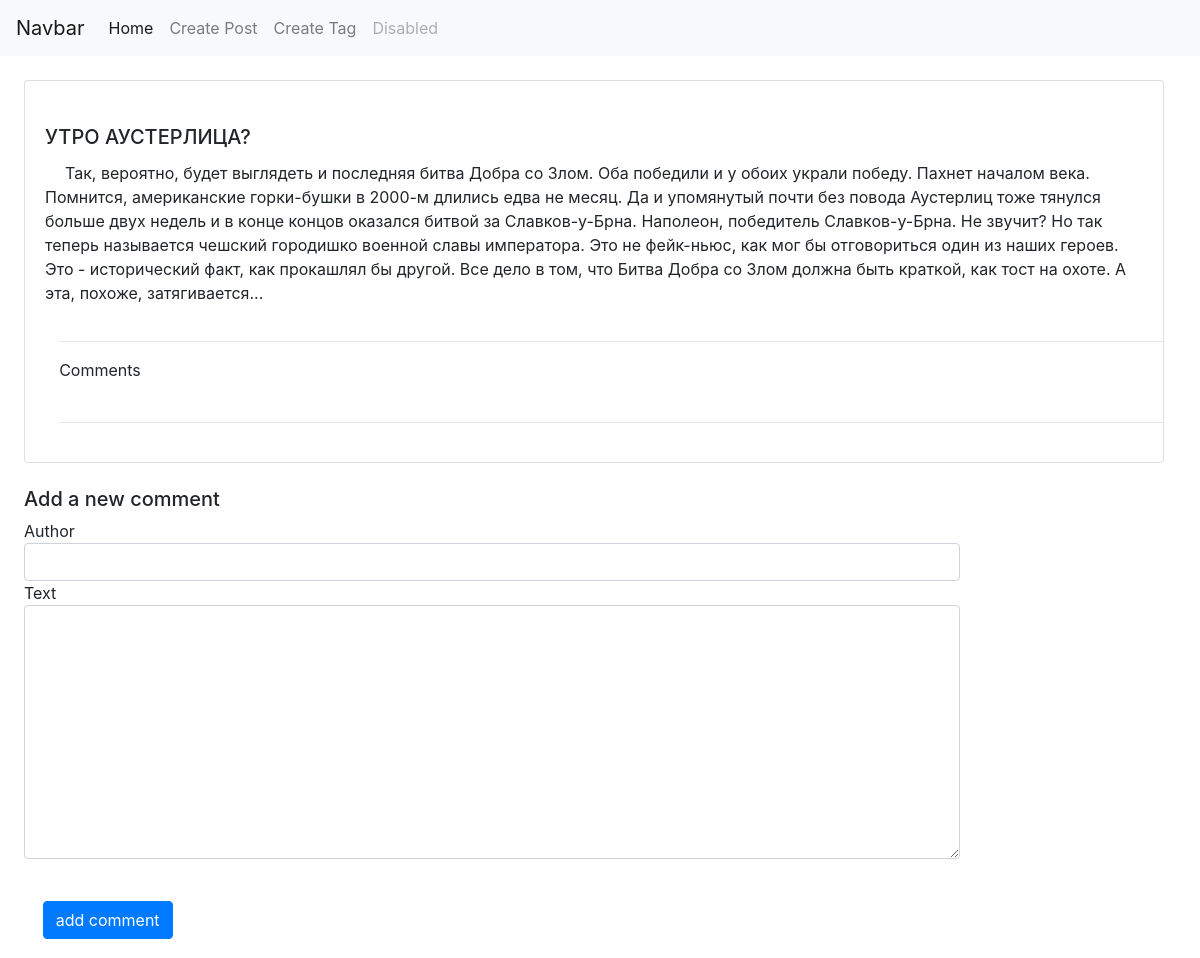
Before: /post_details/two_winners/ with the older database file.
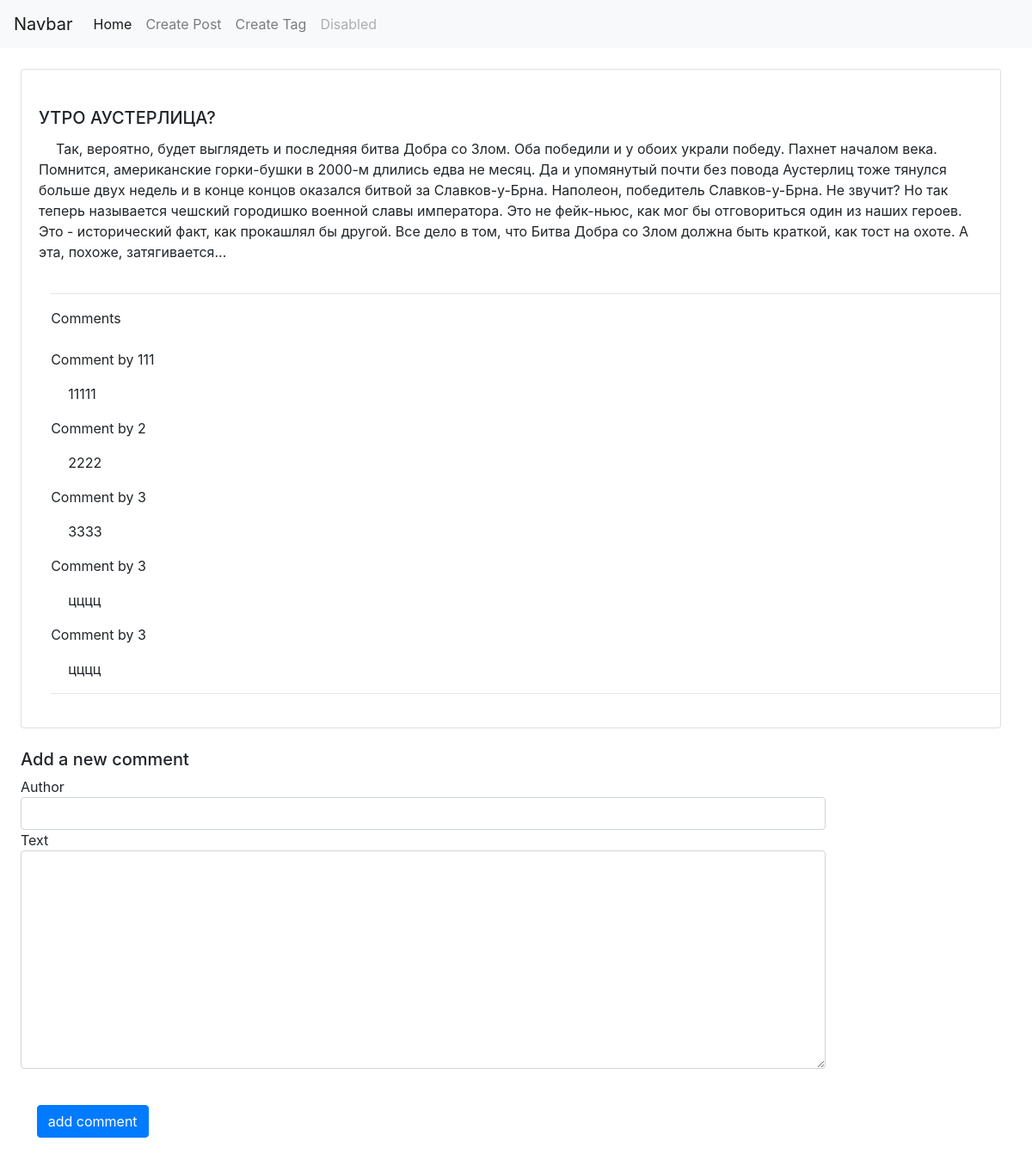
After: the same page with the newer database file.
### posts/models.py (models this page shows, shortened)
class Comment(models.Model):
    post = models.ForeignKey('Post', related_name='comments', on_delete=models.CASCADE)
    author = models.CharField(max_length=100)
    text = models.TextField()
    class Meta:
        verbose_name = 'коммент'
        verbose_name_plural = 'комментарии'

### posts/views.py (the view, shortened to what this page needs)
# urls.py: path('post_details/<str:slug>/', views.PostDetails.as_view(), name='post_details_url'),
class PostDetails(View):
    def get(self, request, slug):
        post = get_object_or_404(Post, slug__iexact=slug)
        comments = post.comments.all()
        comment_form = CommentForm()
        return render(request, 'post_details.html', context={'post': post,
                                                             'comments': comments,
                                                             'comment_form': comment_form})

### posts/forms.py
class CommentForm(forms.ModelForm):
    class Meta:
        model = Comment
        fields = ['author', 'text']
        widgets = {
            'author': forms.TextInput(attrs={'class': 'form-control'}),
            'text': forms.Textarea(attrs={'class': 'form-control'}),
        }

### templates/post_details.html (shortened to what this page needs)
{% extends 'base_blog.html' %}
{% block content %}
    <div class="card" style="width: 95%;">
        <div class="card-body">
            <br>
            <h5 class="card-title">{{post.title}}</h5>
            <p class="card-text">{{post.text}}</p>
        </div>
        <div class="comments">
            <hr>
            <div>Comments</div>
            <br>
            {% for comment in comments %}
            <div class="comment">
                <div class="info">
                    Comment by {{ comment.author }}
                </div>
                <p>
                    {{ comment.text|linebreaks }}
                </p>
            </div>
            {% endfor %}
            <hr>
        </div>
    </div>
<div class="add_comment">
    <h5>Add a new comment</h5>
    <form action="{% url 'post_details_url' slug=post.slug %}" method="post">
        {% for field in comment_form %}
            <div class="from-group">
              {{field.label}}
                <br>
              {{field}}
            </div>
        {% endfor %}
        <br>
        <button type="submit" class="btn btn-primary">add comment</button>
    </form>
</div>
{% endblock %}

Changed rows visible on the page:
added Comment: author "111", text "11111"
added Comment: author "2", text "2222"
added Comment: author "3", text "3333"
added Comment: author "3", text "цццц"
added Comment: author "3", text "цццц"
